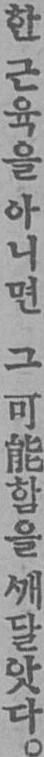
#> input picture data/ma014_lines_v1/0010/images/dg0010_0036_l003.webp, 44 x 757 px
$ python -i deskew.py   (imports and definitions only)
#> lines starting #> are read from the running program, lines starting #| are printed output that depends on the picture; after the words box and inside, x2 and y2 are one past the last pixel; in counts of white or black regions, pixels touching at a corner belong together
#> further down, picture is the input picture: PIL image 44x757 RGB; mean R, G, B 149.5, 149.5, 149.5
# -*- coding: utf-8 -*-
"""세로쓰기 면의 기울기 추정과 보정.

방법(일반적인 투영 분산 최대화): 면을 -3°~+3°에서 0.1° 간격으로 돌려 보고, 세로 방향 잉크 투영(열마다 잉크 합)의
분산이 가장 큰 각도를 고른다. 세로줄이 수직이 되면 열 사이 여백이 또렷해져 분산이 커진다.
시험세트로 조정한 값은 없다(탐색 범위·간격은 사전에 정한 일반값).

  python -X utf8 작업도구/스크립트/deskew.py <입력폴더> <출력폴더>   # 보정 이미지와 angles.json
"""
import json
import sys
from pathlib import Path

import numpy as np
from PIL import Image


def estimate(img, lo=-3.0, hi=3.0, step=0.1):
#> called with lo = -3, hi = 3, step = 0.1
    g = img.convert("L")
    small = g.resize((g.width // 2, g.height // 2))
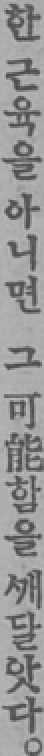
#> small: PIL image 22x378 L (shown 2 times larger); min 68, max 191, mean 149.5
    a = np.asarray(small)
    ink = (a < 128).astype(np.float32)
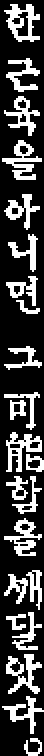
#> ink: shape (378, 22) float32 (shown 2 times larger); values 0 (black) and 1 (white), 25.7% white in thin lines or dots
    h, w = ink.shape
#> h = 378; w = 22
    core = Image.fromarray((ink * 255).astype(np.uint8))
#> core: PIL image 22x378 L; 25.7% white in thin lines or dots
    best, best_v = 0.0, -1
    for ang in np.arange(lo, hi + 1e-9, step):
        r = np.asarray(core.rotate(ang, resample=Image.BILINEAR, fillcolor=0), dtype=np.float32)
        r = r[int(h * .05):int(h * .95), int(w * .05):int(w * .95)]
        v = r.sum(axis=0).var()
        if v > best_v:
            best, best_v = float(ang), v
#> this loop made 61 passes
#> (v, best, best_v) on passes 1 to 12: (18755130, -3, 18755130), (21507200, -2.9, 21507200), (24351450, -2.8, 24351450), (27038310, -2.7, 27038310), (29500618, -2.6, 29500618), (32229006, -2.5, 32229006), (34858548, -2.4, 34858548), (37419144, -2.3, 37419144), (40702324, -2.2, 40702324), (44289624, -2.1, 44289624), (48202140, -2, 48202140), (52165288, -1.9, 52165288)
#> v on passes 32 to 37: 142889328, 139336544, 136987904, 134817200, 130068304, 123579072
#> pass 1, in estimate, `r = np.asarray(core.rotate(ang, resample=Image.BILINEAR, fillcolor=0),..`:
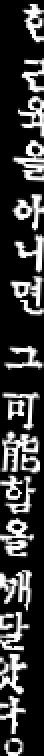
#> r: shape (378, 22) float32 (shown 2 times larger); min 0, max 255, mean 57.6
#> pass 2, in estimate, `r = np.asarray(core.rotate(ang, resample=Image.BILINEAR, fillcolor=0),..`:
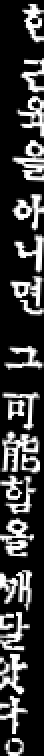
#> r: shape (378, 22) float32 (shown 2 times larger); min 0, max 255, mean 58.1
#> pass 3, in estimate, `r = np.asarray(core.rotate(ang, resample=Image.BILINEAR, fillcolor=0),..`:
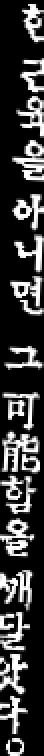
#> r: shape (378, 22) float32 (shown 2 times larger); min 0, max 255, mean 58.6
#> after the loop, best = 2.66e-15; best_v = 148051664
    return round(best, 2)


def rotate(img, ang):
    return img.convert("L").rotate(ang, resample=Image.BICUBIC, expand=False, fillcolor=255)


def main():
    src, dst = Path(sys.argv[1]), Path(sys.argv[2])
    dst.mkdir(parents=True, exist_ok=True)
    out = {}
    for p in sorted(src.glob("*.png")):
        im = Image.open(p)
        ang = estimate(im)
        out[p.stem] = ang
        (rotate(im, ang) if abs(ang) >= 0.15 else im.convert("L")).save(dst / p.name)
        print(p.stem, ang, flush=True)
    (dst / "angles.json").write_text(json.dumps(out, indent=1), encoding="utf-8")


# [3 lines not run here, left out]

>>> from PIL import Image
>>> picture = Image.open('../data/ma014_lines_v1/0010/images/dg0010_0036_l003.webp')
>>> result = estimate(picture)
#> result = 0

$ run again, on data/ma014_lines_v1/0010/images/dg0010_0040_l015.webp
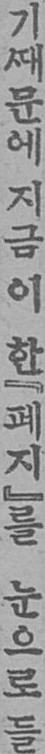
#> input picture data/ma014_lines_v1/0010/images/dg0010_0040_l015.webp, 45 x 754 px
#> picture is the input picture: PIL image 45x754 RGB; mean R, G, B 153.3, 153.3, 153.3
#> in estimate, `ink = (a < 128).astype(np.float32)`:
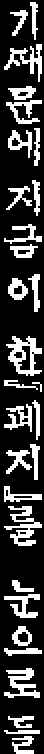
#> ink: shape (377, 22) float32 (shown 2 times larger); values 0 (black) and 1 (white), 23.3% white in thin lines or dots, all inside (x1, y1, x2, y2) = (2, 1, 21, 377)
#> the loop in estimate, `for ang in np.arange(lo, hi + 1e-9, step):` made 61 passes
#> (v, best, best_v) on passes 1 to 8: (7949736.5, -3, 7949736.5), (8780944, -2.9, 8780944), (9833945, -2.8, 9833945), (11241417, -2.7, 11241417), (12961942, -2.6, 12961942), (14974208, -2.5, 14974208), (17240104, -2.4, 17240104), (19807370, -2.3, 19807370)
#> pass 3, in estimate, `r = np.asarray(core.rotate(ang, resample=Image.BILINEAR, fillcolor=0),..`:
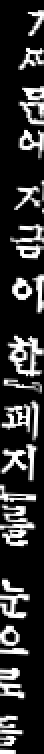
#> r: shape (377, 22) float32 (shown 2 times larger); min 0, max 255, mean 49.6
#> after the loop in estimate, `for ang in np.arange(lo, hi + 1e-9, step):`: best = 2.66e-15; best_v = 79311768
#> result = 0
